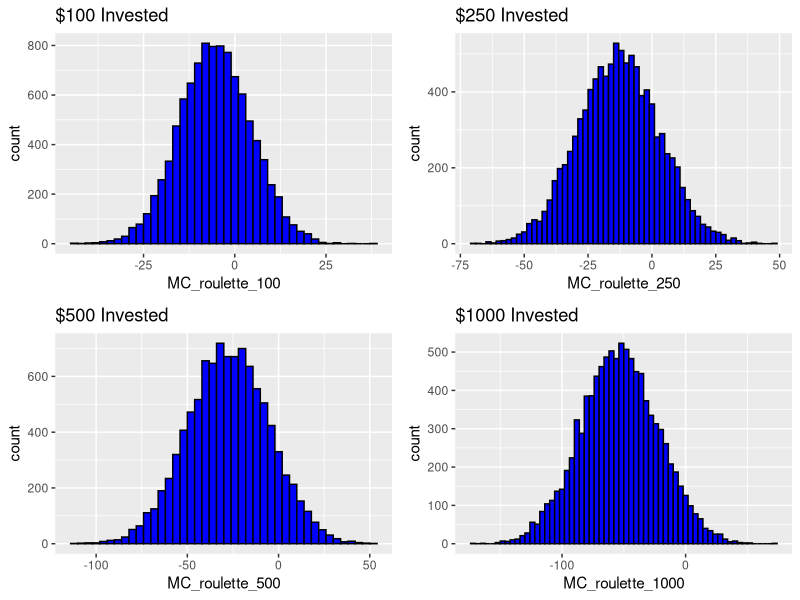
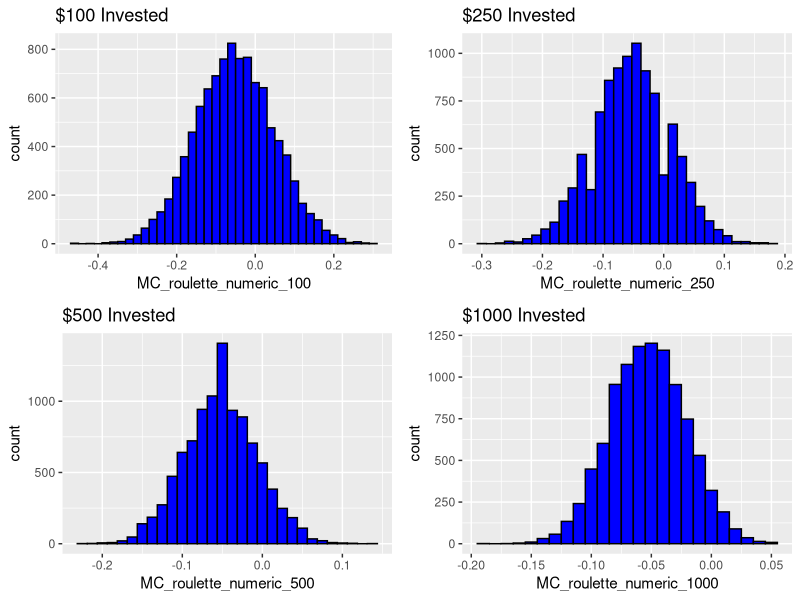
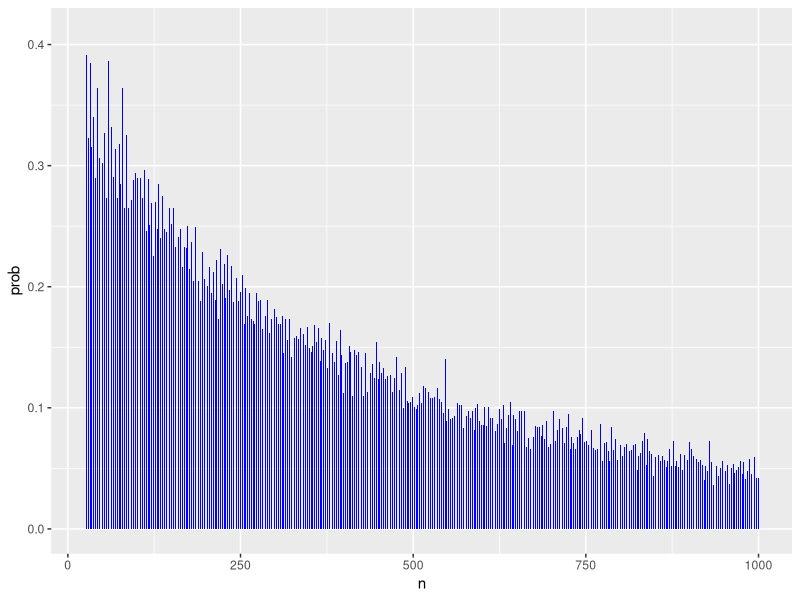

Reproduce these figures in R, in order.
## ---- chunk 1
set.seed(807)
roulette <- function(n){
  spin <- rep(c("black", "red", "green"), times = c(18,18,2))
  trials <- sample(spin,n,replace = T)
  S_n <- length(trials[trials=="black"]) - length(trials[trials!="black"])
  #print(trials)
  S_n
}

# roulette(21)

# roulette_numeric <- function(n){
#   trials <- sample(c(1,-1),n,replace = T, prob = c(9/19,10/19))
#   sum(trials)
# }
# 
# roulette_numeric(100)

## ---- chunk 2
library(ggthemes)
library(ggrepel)
library(dplyr)
library(tidyverse)
library(dslabs)
library(gridExtra)
## ---- chunk 3
R <- 10000

MC_roulette_100 <- replicate(R, roulette(100))
MC_roulette_250 <- replicate(R, roulette(250))
MC_roulette_500 <- replicate(R, roulette(500))
MC_roulette_1000 <- replicate(R, roulette(1000))


# q1 <- data.frame(MC_roulette_100) %>% ggplot(aes(MC_roulette_100)) + geom_histogram(binwidth = 2, fill = "blue", col = "black", boundary = -100) + ggtitle("$100 Invested")
# q2 <- data.frame(MC_roulette_100) %>% ggplot(aes(MC_roulette_100)) + geom_histogram(binwidth = 2, fill = "blue", col = "black", boundary = 100) + ggtitle("$100 Invested")
# 
# grid.arrange(q1,q2,nrow=2)

# mean(MC_roulette_100)
# mean(MC_roulette_250)
# mean(MC_roulette_500)
# mean(MC_roulette_1000)
# 
# sd(MC_roulette_100)
# sd(MC_roulette_250)
# sd(MC_roulette_500)
# sd(MC_roulette_1000)

p1 <- data.frame(MC_roulette_100) %>% ggplot(aes(MC_roulette_100)) + geom_histogram(binwidth = 2, fill = "blue", col = "black", center = 0) + ggtitle("$100 Invested")
p2 <- data.frame(MC_roulette_250) %>% ggplot(aes(MC_roulette_250)) + geom_histogram(binwidth = 2, fill = "blue", col = "black", center = 0)+ ggtitle("$250 Invested")
p3 <- data.frame(MC_roulette_500) %>% ggplot(aes(MC_roulette_500)) + geom_histogram(binwidth = 4, fill = "blue", col = "black", center = 0)+ ggtitle("$500 Invested")
p4 <- data.frame(MC_roulette_1000) %>% ggplot(aes(MC_roulette_1000)) + geom_histogram(binwidth = 4, fill = "blue", col = "black", center = 0)+ ggtitle("$1000 Invested")

grid.arrange(p1,p2,p3,p4, nrow=2 , ncol = 2)
## ---- chunk 4
roulette_numeric <- function(n){
  trials <- sample(c(1,-1),n,replace = T, prob = c(9/19,10/19))
  mean(trials)
}

MC_roulette_numeric_100 <- replicate(R, roulette_numeric(100))
MC_roulette_numeric_250 <- replicate(R, roulette_numeric(250))
MC_roulette_numeric_500 <- replicate(R, roulette_numeric(500))
MC_roulette_numeric_1000 <- replicate(R, roulette_numeric(1000))

p1 <- data.frame(MC_roulette_numeric_100) %>% ggplot(aes(MC_roulette_numeric_100)) + geom_histogram(binwidth = 0.02, fill = "blue", col = "black", center = 0) + ggtitle("$100 Invested")
p2 <- data.frame(MC_roulette_numeric_250) %>% ggplot(aes(MC_roulette_numeric_250)) + geom_histogram(binwidth = 0.015, fill = "blue", col = "black", center = 0)+ ggtitle("$250 Invested")
p3 <- data.frame(MC_roulette_numeric_500) %>% ggplot(aes(MC_roulette_numeric_500)) + geom_histogram(binwidth = 0.0125, fill = "blue", col = "black", center = 0)+ ggtitle("$500 Invested")
p4 <- data.frame(MC_roulette_numeric_1000) %>% ggplot(aes(MC_roulette_numeric_1000)) + geom_histogram(binwidth = 0.01, fill = "blue", col = "black", center = 0)+ ggtitle("$1000 Invested")

grid.arrange(p1,p2,p3,p4, nrow=2 , ncol = 2)
## ---- chunk 5
pbinom(100/2-1, size = 100, prob = 10/19)

# mu <- 100 * (20-18)/38
# se <-  sqrt(100) * 2 * sqrt(90)/19 
# pnorm(0, mu, se)

roulette_winnings <- function(n){
  X <- sample(c(-1,1), n, replace = TRUE, prob = c(9/19, 10/19))
  sum(X)
}
S <- replicate(10000, roulette_winnings(100))
mean(S<0)
## ---- chunk 6
prob <- c()
for (i in 25:1000){
  S <- replicate(1000, roulette_winnings(i))
  prob <- c(prob,mean(S<0))
}

data.frame(n=25:1000, prob) %>% ggplot(aes(n,prob)) + geom_bar(stat="identity", width = 0.5, fill="blue")

## ---- chunk 7
set.seed(807)
series_outcome <- function(games){
  teams <- c("Sox", "Astros")
  series <- sample(teams,games,replace = T)
  sox_wins <- length(series[series=="Sox"])
  sox_wins
}

MC_series_outcome <- replicate(10000,series_outcome(5))

prob_sox_win <- length(MC_series_outcome[MC_series_outcome > 2]) / length(MC_series_outcome)

prob_sox_win
## ---- chunk 8
set.seed(807)
series_outcome <- function(games){
  teams <- c("Sox", "Astros")
  series <- sample(teams,games,replace = T, prob = c(0.4,0.6))
  sox_wins <- length(series[series=="Sox"])
  sox_wins
}

MC_series_outcome <- replicate(10000,series_outcome(5))

prob_sox_win <- length(MC_series_outcome[MC_series_outcome > 2]) / length(MC_series_outcome)

prob_sox_win
## ---- chunk 9
set.seed(807)

MC_series_outcome <- replicate(10000,series_outcome(7))
prob_sox_win <- length(MC_series_outcome[MC_series_outcome > 3]) / length(MC_series_outcome)
prob_sox_win

MC_series_outcome <- replicate(10000,series_outcome(3))
prob_sox_win <- length(MC_series_outcome[MC_series_outcome > 1]) / length(MC_series_outcome)
prob_sox_win
## ---- chunk 10
set.seed(807)

series_outcome <- function(games){
  teams <- c("Sox", "Astros")
  series <- sample(teams,games,replace = T)
  sox_wins <- length(series[series=="Sox"])
  sox_wins
}

# Sox win 3 or more out of 4
MC_series_outcome <- replicate(10000,series_outcome(4))
prob_sox_win <- length(MC_series_outcome[MC_series_outcome > 2]) / length(MC_series_outcome)
prob_sox_win

# Sox win 4 or more out of 6
MC_series_outcome <- replicate(10000,series_outcome(6))
prob_sox_win <- length(MC_series_outcome[MC_series_outcome > 3]) / length(MC_series_outcome)
prob_sox_win
